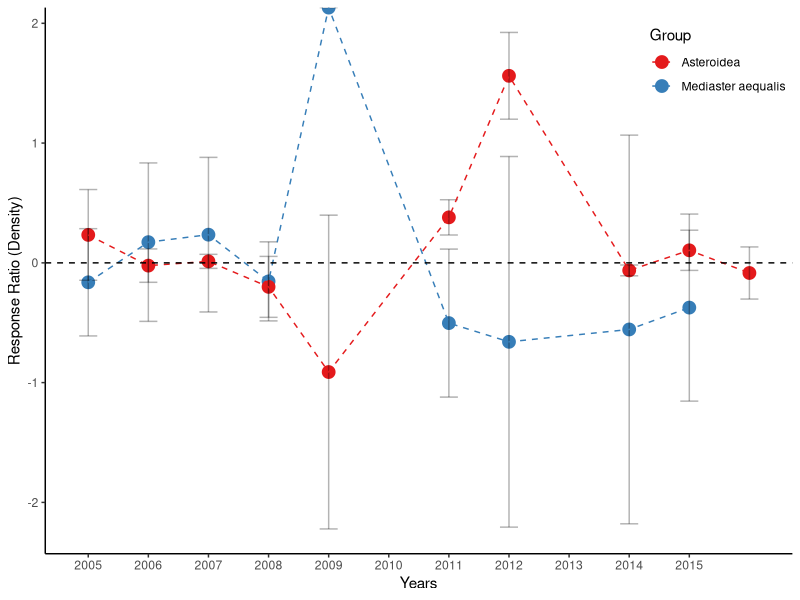
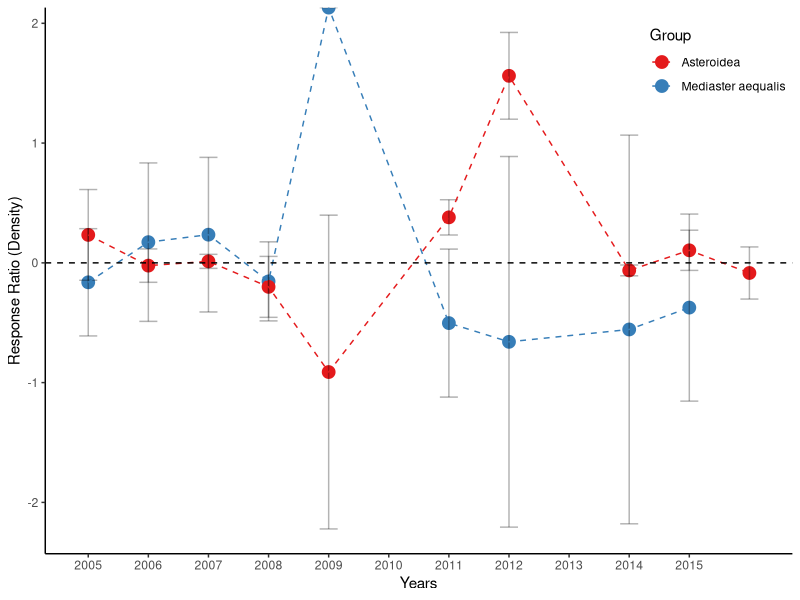

The R source for these figures, in order:
## ---- chunk 1
knitr::opts_chunk$set(echo = TRUE)
## ---- chunk 2
### Load packages ###
library(ggplot2)
library(ggpubr)
library(tidyverse)
library(plyr)
library(dplyr)
## ---- chunk 3
base_data <- data.frame(read.csv("Habitat_densities.csv"))

response_ratio <- function(df, column, title, subtitle){
  
  MPAs <- subset(df, Designation == "MPA")
  References <- subset(df, Designation == "Reference")
  
  logmean <- function(MPAs, References, column, year){
    x <- subset(MPAs, Survey_Year == as.character(year))
    y <- subset(References, Survey_Year == as.character(year))
    log(mean(x[,column])/mean(y[,column]))
  }
  
  std <- function(x){
    sd(x)/sqrt(length(x))
  }
  
  logerror <- function(MPAs, References, column, year){
    x <- subset(MPAs, Survey_Year == as.character(year))
    y <- subset(References, Survey_Year == as.character(year))
    log(std(x[,column])/std(y[,column]))
  }
  
  logmeans <- c(logmean(MPAs, References, column, 2005),
                logmean(MPAs, References, column, 2006),
                logmean(MPAs, References, column, 2007),
                logmean(MPAs, References, column, 2008),
                logmean(MPAs, References, column, 2009),
                logmean(MPAs, References, column, 2011),
                logmean(MPAs, References, column, 2012),
                logmean(MPAs, References, column, 2014),
                logmean(MPAs, References, column, 2015),
                logmean(MPAs, References, column, 2016)) 
  
  logerrors <- c(logerror(MPAs, References, column, 2005),
                 logerror(MPAs, References, column, 2006),
                 logerror(MPAs, References, column, 2007),
                 logerror(MPAs, References, column, 2008),
                 logerror(MPAs, References, column, 2009),
                 logerror(MPAs, References, column, 2011),
                 logerror(MPAs, References, column, 2012),
                 logerror(MPAs, References, column, 2014),
                 logerror(MPAs, References, column, 2015),
                 logerror(MPAs, References, column, 2016))
  
  Survey_Year <- c(2005, 2006, 2007, 2008, 2009, 2011, 2012, 2014, 2015, 2016)
  
  data <- data.frame(logmeans, logerrors, Survey_Year, title, subtitle)
  
  # ggplot(data, aes(x=Survey_Year, y=logmeans)) + 
  #   geom_point(shape=21,size=3, alpha=0.5, position=position_dodge(0.9), fill="red")+
  #   ylab('Response Ratio (Density)')+
  #   xlab('Years')+ geom_hline(yintercept = 0, linetype="dashed")+
  #   geom_errorbar(aes(ymax=logmeans+logerrors, ymin=logmeans-logerrors),
  #                 position=position_dodge(0.9), width=0)+
  #   # scale_y_continuous(breaks= pretty_breaks())+coord_flip()+
  #   scale_y_continuous()+coord_flip()+
  #   ggtitle(title, subtitle)+
  #   theme(plot.title = element_text(size = 16, face = "bold"))
}
## ---- chunk 4

## Species ##

Parastichopus_californicusRR <- response_ratio(base_data, 36, "Parastichopus californicus", " ") ## sea cucumber ##
Stylaster_californicusRR <- response_ratio(base_data, 32, "Stylaster californicus", " ") ## hydrocoral ##
Urticina_piscivoraRR <- response_ratio(base_data, 56, "Urticina piscivora", " ") ## Fish-eating anemone ##
Tethya_aurantiaRR <- response_ratio(base_data, 79, "Tethya aurantia", " ") ## Puffball sponge ##
Mediaster_aequalisRR <- response_ratio(base_data, 95, "Mediaster aequalis", " ") ## Red sea star ##
Mesocentrotus_franciscanaRR <- response_ratio(base_data, 96, "Mesocentrotus franciscana", " ") ## Red sea urchin ##
Pycnopodia_helianthoidesRR <- response_ratio(base_data, 121, "Pycnopodia helianthoides", " ") ## Sunflower star ##
Stylatula_elongataRR <- response_ratio(base_data, 173, "Stylatula elongata", " ") ## White sea pen ##

## Functional Groups ##

response_ratio(base_data, 179, "Actiniaria", " ") ## Anemones ##
response_ratio(base_data, 180, "Alcyonacea", " ") ## Soft corals ##
AsteroideaRR <- response_ratio(base_data, 181, "Asteroidea", " ") ## Sea stars ##
response_ratio(base_data, 182, "Echinoidea", " ") ## Sea urchins ##
response_ratio(base_data, 183, "Holothuroidea", " ") ## Sea cucumbers ##
response_ratio(base_data, 184, "Malacostraca", " ") ## Crabs and allies ##
response_ratio(base_data, 185, "Pennatulacea", " ") ## Sea pens ##
response_ratio(base_data, 186, "Porifera", " ") ## Sponges ##

### Now to take these groups and break it down by substrate ###

Hard <- subset(base_data, Habitat_Type == "Hard")
Hard_Mixed <- subset(base_data, Habitat_Type == "Hard_Mixed")
Soft <- subset(base_data, Habitat_Type == "Soft")
Soft_Mixed <- subset(base_data, Habitat_Type == "Soft_Mixed")

### Hard ###

## Species ##

response_ratio(Hard, 36, "Parastichopus californicus", "Hard substrate") ## sea cucumber ##
response_ratio(Hard, 32, "Stylaster californicus", "Hard substrate") ## hydrocoral ##
response_ratio(Hard, 56, "Urticina piscivora", "Hard substrate") ## Fish-eating anemone ##
response_ratio(Hard, 79, "Tethya aurantia", "Hard substrate") ## Puffball sponge ##
response_ratio(Hard, 95, "Mediaster aequalis", "Hard substrate") ## Red sea star ##
response_ratio(Hard, 96, "Mesocentrotus franciscanus", "Hard substrate") ## Red sea urchin ##
response_ratio(Hard, 121, "Pycnopodia helianthoides", "Hard substrate") ## Sunflower star ##
response_ratio(Hard, 173, "Stylatula elongata", "Hard substrate") ## White sea pen ##

## Functional Groups ##

response_ratio(Hard, 179, "Actiniaria", "Hard substrate") ## Anemones ##
response_ratio(Hard, 180, "Alcyonacea", "Hard substrate") ## Soft corals ##
response_ratio(Hard, 181, "Asteroidea", "Hard substrate") ## Sea stars ##
response_ratio(Hard, 182, "Echinoidea", "Hard substrate") ## Sea urchins ##
response_ratio(Hard, 183, "Holothuroidea", "Hard substrate") ## Sea cucumbers ##
response_ratio(Hard, 184, "Malacostraca", "Hard substrate") ## Crabs and allies ##
response_ratio(Hard, 185, "Pennatulacea", "Hard substrate") ## Sea pens ##
response_ratio(Hard, 186, "Porifera", "Hard substrate") ## Sponges ##

### Hard Mixed ###

## Species ##

response_ratio(Hard_Mixed, 36, "Parastichopus californicus", "Hard Mixed substrate") ## sea cucumber ##
response_ratio(Hard_Mixed, 32, "Stylaster californicus", "Hard Mixed substrate") ## hydrocoral ##
response_ratio(Hard_Mixed, 56, "Urticina piscivora", "Hard Mixed substrate") ## Fish-eating anemone ##
response_ratio(Hard_Mixed, 79, "Tethya aurantia", "Hard Mixed substrate") ## Puffball sponge ##
response_ratio(Hard_Mixed, 95, "Mediaster aequalis", "Hard Mixed substrate") ## Red sea star ##
response_ratio(Hard_Mixed, 96, "Mesocentrotus franciscanus", "Hard Mixed substrate") ## Red sea urchin ##
response_ratio(Hard_Mixed, 121, "Pycnopodia helianthoides", "Hard Mixed substrate") ## Sunflower star ##
response_ratio(Hard_Mixed, 173, "Stylatula elongata", "Hard Mixed substrate") ## White sea pen ##

## Functional Groups ##

response_ratio(Hard_Mixed, 179, "Actiniaria", "Hard Mixed substrate") ## Anemones ##
response_ratio(Hard_Mixed, 180, "Alcyonacea", "Hard Mixed substrate") ## Soft corals ##
response_ratio(Hard_Mixed, 181, "Asteroidea", "Hard Mixed substrate") ## Sea stars ##
response_ratio(Hard_Mixed, 182, "Echinoidea", "Hard Mixed substrate") ## Sea urchins ##
response_ratio(Hard_Mixed, 183, "Holothuroidea", "Hard Mixed substrate") ## Sea cucumbers ##
response_ratio(Hard_Mixed, 184, "Malacostraca", "Hard Mixed substrate") ## Crabs and allies ##
response_ratio(Hard_Mixed, 185, "Pennatulacea", "Hard Mixed substrate") ## Sea pens ##
response_ratio(Hard_Mixed, 186, "Porifera", "Hard Mixed substrate") ## Sponges ##

### Soft ###

## Species ##

response_ratio(Soft, 36, "Parastichopus californicus", "Soft substrate") ## sea cucumber ##
response_ratio(Soft, 32, "Stylaster californicus", "Soft substrate") ## hydrocoral ##
response_ratio(Soft, 56, "Urticina piscivora", "Soft substrate") ## Fish-eating anemone ##
response_ratio(Soft, 79, "Tethya aurantia", "Soft substrate") ## Puffball sponge ##
response_ratio(Soft, 95, "Mediaster aequalis", "Soft substrate") ## Red sea star ##
response_ratio(Soft, 96, "Mesocentrotus franciscanus", "Soft substrate") ## Red sea urchin ##
response_ratio(Soft, 121, "Pycnopodia helianthoides", "Soft substrate") ## Sunflower star ##
response_ratio(Soft, 173, "Stylatula elongata", "Soft substrate") ## White sea pen ##

## Functional Groups ##

response_ratio(Soft, 179, "Actiniaria", "Soft substrate") ## Anemones ##
response_ratio(Soft, 180, "Alcyonacea", "Soft substrate") ## Soft corals ##
response_ratio(Soft, 181, "Asteroidea", "Soft substrate") ## Sea stars ##
response_ratio(Soft, 182, "Echinoidea", "Soft substrate") ## Sea urchins ##
response_ratio(Soft, 183, "Holothuroidea", "Soft substrate") ## Sea cucumbers ##
response_ratio(Soft, 184, "Malacostraca", "Soft substrate") ## Crabs and allies ##
response_ratio(Soft, 185, "Pennatulacea", "Soft substrate") ## Sea pens ##
response_ratio(Soft, 186, "Porifera", "Soft substrate") ## Sponges ##

### Soft Mixed ###

## Species ##

response_ratio(Soft_Mixed, 36, "Parastichopus californicus", "Soft Mixed substrate") ## sea cucumber ##
response_ratio(Soft_Mixed, 32, "Stylaster californicus", "Soft Mixed substrate") ## hydrocoral ##
response_ratio(Soft_Mixed, 56, "Urticina piscivora", "Soft Mixed substrate") ## Fish-eating anemone ##
response_ratio(Soft_Mixed, 79, "Tethya aurantia", "Soft Mixed substrate") ## Puffball sponge ##
response_ratio(Soft_Mixed, 95, "Mediaster aequalis", "Soft Mixed substrate") ## Red sea star ##
response_ratio(Soft_Mixed, 96, "Mesocentrotus franciscanus", "Soft Mixed substrate") ## Red sea urchin ##
response_ratio(Soft_Mixed, 121, "Pycnopodia helianthoides", "Soft Mixed substrate") ## Sunflower star ##
response_ratio(Soft_Mixed, 173, "Stylatula elongata", "Soft Mixed substrate") ## White sea pen ##

## Functional Groups ##

response_ratio(Soft_Mixed, 179, "Actiniaria", "Soft Mixed substrate") ## Anemones ##
response_ratio(Soft_Mixed, 180, "Alcyonacea", "Soft Mixed substrate") ## Soft corals ##
response_ratio(Soft_Mixed, 181, "Asteroidea", "Soft Mixed substrate") ## Sea stars ##
response_ratio(Soft_Mixed, 182, "Echinoidea", "Soft Mixed substrate") ## Sea urchins ##
response_ratio(Soft_Mixed, 183, "Holothuroidea", "Soft Mixed substrate") ## Sea cucumbers ##
response_ratio(Soft_Mixed, 184, "Malacostraca", "Soft Mixed substrate") ## Crabs and allies ##
response_ratio(Soft_Mixed, 185, "Pennatulacea", "Soft Mixed substrate") ## Sea pens ##
response_ratio(Soft_Mixed, 186, "Porifera", "Soft Mixed substrate") ## Sponges ##

### Regional Breakdown ###

North <- subset(base_data, Region == "North")
Central <- subset(base_data, Region == "North Central" | Region == "Central")
South <- subset(base_data, Region == "South" | Region == "Channel Islands")
Channel.Islands <- subset(base_data, Region == "Channel Islands")

### North ###

## Species ##

response_ratio(North, 36, "Parastichopus californicus", "North") ## sea cucumber ##
response_ratio(North, 32, "Stylaster californicus", "North") ## hydrocoral ##
response_ratio(North, 56, "Urticina piscivora", "North") ## Fish-eating anemone ##
response_ratio(North, 79, "Tethya aurantia", "North") ## Puffball sponge ##
response_ratio(North, 95, "Mediaster aeaqulis", "North") ## Red sea star ##
response_ratio(North, 96, "Mesocentrotus franciscanus", "North") ## Red sea urchin ##
response_ratio(North, 121, "Pycnopodia helianthoides", "North") ## Sunflower star ##
response_ratio(North, 173, "Stylatula elongata", "North") ## White sea pen ##

## Functional Groups ##

response_ratio(North, 179, "Actiniaria", "North") ## Anemones ##
response_ratio(North, 180, "Alcyonacea", "North") ## Soft corals ##
response_ratio(North, 181, "Asteroidea", "North") ## Sea stars ##
response_ratio(North, 182, "Echinoidea", "North") ## Sea urchins ##
response_ratio(North, 183, "Holothuroidea", "North") ## Sea cucumbers ##
response_ratio(North, 184, "Malacostraca", "North") ## Crabs and allies ##
response_ratio(North, 185, "Pennatulacea", "North") ## Sea pens ##
response_ratio(North, 186, "Porifera", "North") ## Sponges ##

### Central ###

## Species ##

response_ratio(Central, 36, "Parastichopus californicus", "Central") ## sea cucumber ##
response_ratio(Central, 32, "Stylaster californicus", "Central") ## hydrocoral ##
response_ratio(Central, 56, "Urticina piscivora", "Central") ## Fish-eating anemone ##
response_ratio(Central, 79, "Tethya aurantia", "Central") ## Puffball sponge ##
response_ratio(Central, 95, "Mediaster aequalis", "Central") ## Red sea star ##
response_ratio(Central, 96, "Mesocentrotus franciscanus", "Central") ## Red sea urchin ##
response_ratio(Central, 121, "Pycnopodia helianthoides", "Central") ## Sunflower star ##
response_ratio(Central, 173, "Stylatula elongata", "Central") ## White sea pen ##

## Functional Groups ##

response_ratio(Central, 179, "Actiniaria", "Central") ## Anemones ##
response_ratio(Central, 180, "Alcyonacea", "Central") ## Soft corals ##
response_ratio(Central, 181, "Asteroidea", "Central") ## Sea stars ##
response_ratio(Central, 182, "Echinoidea", "Central") ## Sea urchins ##
response_ratio(Central, 183, "Holothuroidea", "Central") ## Sea cucumbers ##
response_ratio(Central, 184, "Malacostraca", "Central") ## Crabs and allies ##
response_ratio(Central, 185, "Pennatulacea", "Central") ## Sea pens ##
response_ratio(Central, 186, "Porifera", "Central") ## Sponges ##

### South ###

## Species ##

response_ratio(South, 36, "Parastichopus californicus", "South") ## sea cucumber ##
response_ratio(South, 32, "Stylaster californicus", "South") ## hydrocoral ##
response_ratio(South, 56, "Urticina piscivora", "South") ## Fish-eating anemone ##
response_ratio(South, 79, "Tethya aurantia", "South") ## Puffball sponge ##
response_ratio(South, 95, "Mediaster aequalis", "South") ## Red sea star ##
response_ratio(South, 96, "Mesocentrotus franciscanus", "South") ## Red sea urchin ##
response_ratio(South, 121, "Pycnopodia helianthoides", "South") ## Sunflower star ##
response_ratio(South, 173, "Stylatula elongata", "South") ## White sea pen ##

## Functional Groups ##

response_ratio(South, 179, "Actiniaria", "South") ## Anemones ##
response_ratio(South, 180, "Alcyonacea", "South") ## Soft corals ##
response_ratio(South, 181, "Asteroidea", "South") ## Sea stars ##
response_ratio(South, 182, "Echinoidea", "South") ## Sea urchins ##
response_ratio(South, 183, "Holothuroidea", "South") ## Sea cucumbers ##
response_ratio(South, 184, "Malacostraca", "South") ## Crabs and allies ##
response_ratio(South, 185, "Pennatulacea", "South") ## Sea pens ##
response_ratio(South, 186, "Porifera", "South") ## Sponges ##

### Channel Islands ###

## Species ##

response_ratio(Channel.Islands, 36, "Parastichopus californicus", "Channel.Islands") ## sea cucumber ##
response_ratio(Channel.Islands, 32, "Stylaster californicus", "Channel.Islands") ## hydrocoral ##
response_ratio(Channel.Islands, 56, "Urticina piscivora", "Channel.Islands") ## Fish-eating anemone ##
response_ratio(Channel.Islands, 79, "Tethya aurantia", "Channel.Islands") ## Puffball sponge ##
response_ratio(Channel.Islands, 95, "Mediaster aeqaulis", "Channel.Islands") ## Red sea star ##
response_ratio(Channel.Islands, 96, "Mesocentrotus franciscanus", "Channel.Islands") ## Red sea urchin ##
response_ratio(Channel.Islands, 121, "Pycnopodia helianthoides", "Channel.Islands") ## Sunflower star ##
response_ratio(Channel.Islands, 173, "Stylatula elongata", "Channel.Islands") ## White sea pen ##

## Functional Groups ##

response_ratio(Channel.Islands, 179, "Actiniaria", "Channel.Islands") ## Anemones ##
response_ratio(Channel.Islands, 180, "Alcyonacea", "Channel.Islands") ## Soft corals ##
response_ratio(Channel.Islands, 181, "Asteroidea", "Channel.Islands") ## Sea stars ##
response_ratio(Channel.Islands, 182, "Echinoidea", "Channel.Islands") ## Sea urchins ##
response_ratio(Channel.Islands, 183, "Holothuroidea", "Channel.Islands") ## Sea cucumbers ##
response_ratio(Channel.Islands, 184, "Malacostraca", "Channel.Islands") ## Crabs and allies ##
response_ratio(Channel.Islands, 185, "Pennatulacea", "Channel.Islands") ## Sea pens ##
response_ratio(Channel.Islands, 186, "Porifera", "Channel.Islands") ## Sponges ##

## ---- chunk 5
#Inputs to enter
variableA <- Mediaster_aequalisRR
variableB <- AsteroideaRR

variables <- bind_rows(variableA,variableB)

plotRR <- ggplot(variables, aes(x=Survey_Year, y=logmeans, color=title)) + 
  geom_point(size=4) +
  geom_errorbar(aes(ymax=logmeans+logerrors, ymin=logmeans-logerrors),color="black",alpha=0.3,width=0.3) +
  geom_line(aes(group = title),linetype="dashed") +
  scale_color_brewer(palette="Set1",name="Group") +
  ylab('Response Ratio (Density)') +
  scale_x_continuous(name="Years",breaks = c(2005:2015),minor_breaks=NULL) +
  # scale_color_discrete(name = "Group") +
  geom_hline(yintercept = 0, linetype="dashed")+
  theme_classic() +
  theme(
        legend.position = c(0.9,0.9)
        )
plotRR
comparison_string <- str_c(unique(variables$title),collapse="_")
filename <- str_c('Comparisons\\RR_',comparison_string,'.png')
writeLines(filename)
ggsave(filename)
